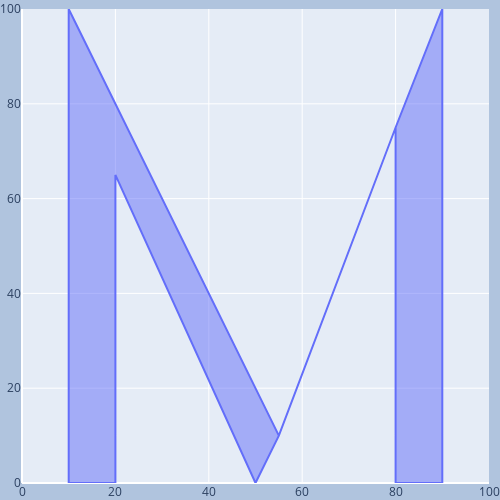

The notebook cell saved with this chart:
### Code cell
# Create figure
fig = go.Figure()

fig.update_layout(
    autosize=False,
    width=500,
    height=500,
    margin=dict(
        l=0,
        r=0,
        b=0,
        t=0,
        pad=0
    ),
    paper_bgcolor="LightSteelBlue",
)


fig.update_layout(yaxis_range=[0,100])
fig.update_layout(xaxis_range=[0,100])

# Loop df columns and plot columns to the figure
#for i in range(1, len(df.columns)):
#    col_name = 'S'+ str(i)
fig.add_trace(go.Scatter(x=df['x'], y=df['y'],
                        mode='lines', # 'lines' or 'markers',
                         fill="toself"
                        ))

fig.show()

### Figure 1 — Plotly figure (JSON) as saved in the notebook; plotly's stock layout.template omitted (floating-point values rounded to 4 significant figures)
{"data": [{"fill": "toself", "mode": "lines", "type": "scatter", "x": [80, 80, 90, 90, 80, 55, 50, 20, 20, 10, 10, 55], "y": [75, 0, 0, 100, 75, 10, 0, 65, 0, 0, 100, 10]}], "layout": {"autosize": false, "height": 500, "margin": {"b": 0, "l": 0, "pad": 0, "r": 0, "t": 0}, "paper_bgcolor": "LightSteelBlue", "width": 500, "xaxis": {"range": [0, 100]}, "yaxis": {"range": [0, 100]}}}
